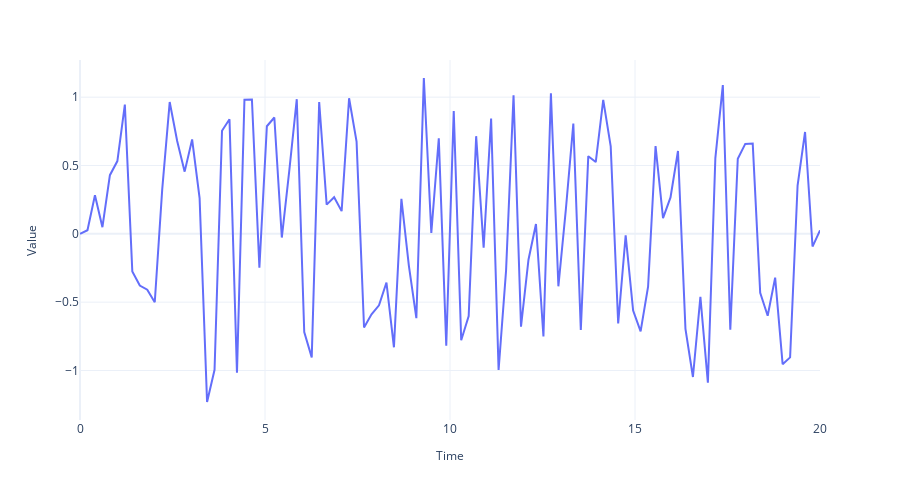

The notebook cell saved with this chart:
### Code cell
fig = plot_time_series(regular_time_samples, 
                 samples, 
                 "")
if SAVE_FIGURES:
    fig.write_image("imgs/chapter_1/pseudo_process.png")
fig.show()
